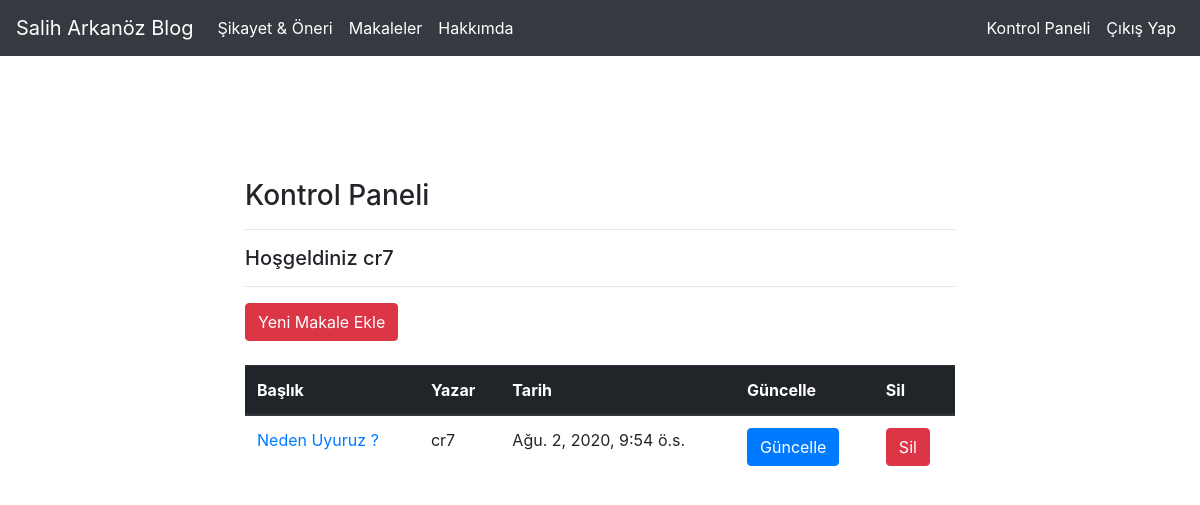
The app's page /articles/dashboard/ (signed in) with its own data.
### article/models.py (models this page shows, shortened)
class Article(models.Model):
    author  = models.ForeignKey("auth.User",on_delete= models.CASCADE,verbose_name="YAZAR")
    title = models.CharField(max_length=50,verbose_name="BAŞLIK")
    content = RichTextField(verbose_name="İÇERİK")
    created_date = models.DateTimeField(auto_now_add= True,verbose_name="OLUŞTURMA TARİHİ")
    article_image = models.FileField(blank=True,null=True,verbose_name="Görsel Ekleyin")
    class Meta:
        ordering = ["-created_date"]

### article/views.py (the view)
# urls.py: path('dashboard/', views.dashboard,name = "dashboard"),
@login_required
def dashboard (request):
    articles = Article.objects.filter(author = request.user)
    context = {"articles" : articles}
    return render(request,"dashboard.html",context)

### templates/dashboard.html
{% extends "layout.html" %}
{% block body %}
<div class = "col-md-8 offset-md-2" >
<h3>Kontrol Paneli</h3>
<hr>
<h5>Hoşgeldiniz {{request.user.username}}</h5>
<hr>
<a class= "btn btn-danger"href="{% url 'article:addarticle' %}">Yeni Makale Ekle</a>
<br>
<br>
{% if articles %}
<table class="table">
            <thead class="thead-dark">
                <tr>
                <th scope="col">Başlık</th>
                <th scope="col">Yazar</th>
                <th scope="col">Tarih</th>
                <th scope="col">Güncelle</th>
                <th scope="col">Sil</th>
                </tr>
            </thead>
            <tbody>
                {% for article in articles  %}
                    <tr>
                    <td><a href="{% url 'article:detail' article.id %}">{{article.title}}</a></td>
                    <td>{{article.author}}</td>
                    <td>{{article.created_date}}</td>
                    <td><a href="{% url 'article:update' article.id %}" class="btn btn-primary">Güncelle</a></td>
                    <td><a href="{% url 'article:delete' article.id %}" class="btn btn-danger">Sil</a></td>
                    </tr>
                {% endfor %}
            </tbody>
</table>
{% else %}
<div class = "alert alert-danger">Gösterilecek Bir Makaleniz Yok, Ama Hemen Yukarıdan YENİ MAKALE Ekleyebilirsiniz.</div>
{% endif %}
</div>
{% endblock body %}

### records on screen
Article: title "Neden Uyuruz ?", author "cr7", created_date "Ağu. 2, 2020, 9:54 ö.s."

### other values on screen
{{ request.user.username }} "cr7"
